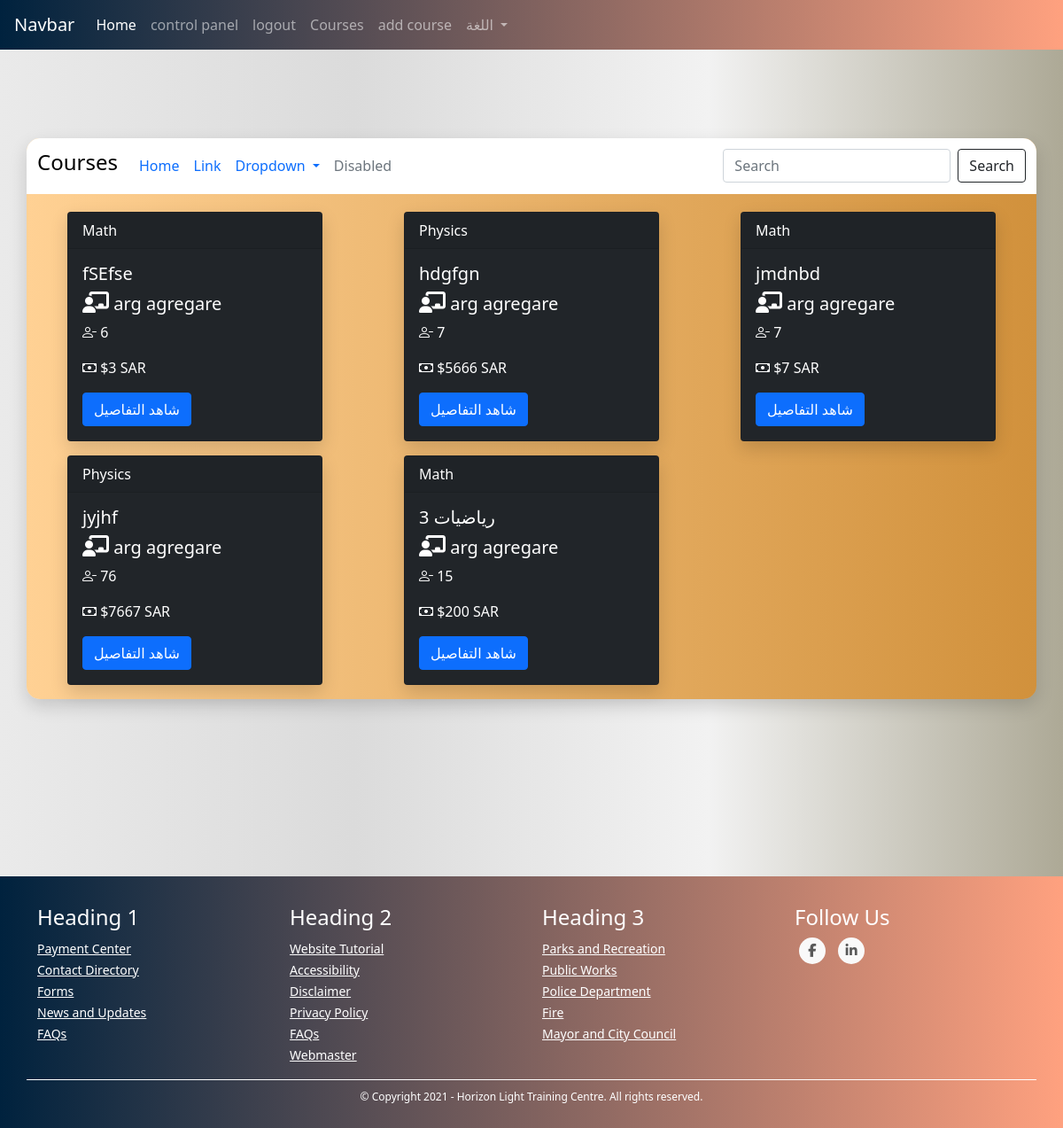
The app's page /courses (signed in), older data.
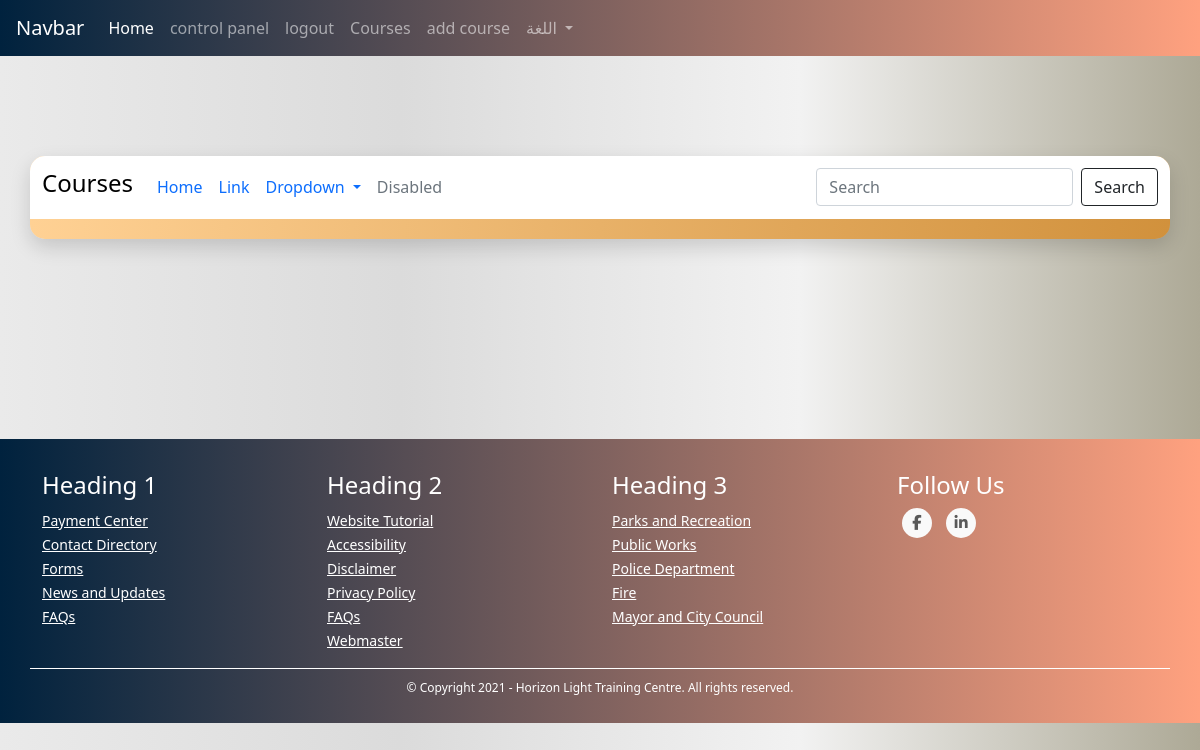
The same page, newer data.
### TUTOR/models.py (models this page shows, shortened)
class CourseModel(db.Model):
    id = db.Column(db.Integer, primary_key=True)
    name = db.Column(db.String(130), nullable=False)
    description = db.Column(db.String(1000), nullable=False)
    subject_id = db.Column(db.Integer, nullable=False)
    price = db.Column(db.Integer, nullable=False)
    min_students = db.Column(db.Integer, nullable=False)
    max_students = db.Column(db.Integer, nullable=False)
    currency = db.Column(db.String(3), nullable=False)
    began = db.Column(db.Boolean, nullable=False, default=False)
    ended = db.Column(db.Boolean, nullable=False, default=False)
    created_by_admin = db.Column(db.Boolean, nullable=False)
    creation_date = db.Column(db.DateTime, nullable=False, default=datetime.utcnow)
    tutor_data_model_id = db.Column(db.Integer, db.ForeignKey('tutor_data_model.id'),
        nullable=False)
    @property
    def number_of_participants(self):
        return len(self.students)
    @property
    def empty_seats(self):
        return self.max_students - self.number_of_participants
    @property
    def subject(self):
        return SiteSettingsModel.query.get(self.subject_id).value

class SiteSettingsModel(db.Model):
    id = db.Column(db.Integer, primary_key=True)
    name = db.Column(db.String(50), nullable=False)
    value = db.Column(db.String(50), nullable=False)
    def is_bool(self):
        return True if self.value in ("True", "true", "False", "false") else False
    @staticmethod
    def get_str_bool(string):
        return True if string in ("True", "true") else False
    @classmethod
    def get_settings_dict(cls):
        all_settings = cls.query.all()
        settings = {}
        for setting in all_settings:
            if setting.is_bool():
                settings[setting.name] = SiteSettingsModel.get_str_bool(setting.value)
            else:
                settings[setting.name] = setting.value
        return settings

class UserModel(db.Model, UserMixin):
    id = db.Column(db.Integer, primary_key=True)
    first_name = db.Column(db.String(128), nullable=False)
    last_name = db.Column(db.String(128), nullable=False)
    username = db.Column(db.String(20), unique=True, nullable=False)
    email = db.Column(db.String(256), unique=True, nullable=False)
    password = db.Column(db.String(255), nullable=False)
    user_type = db.Column(db.String(30), nullable=False)
    _gender = db.Column(db.Boolean, nullable=False, default=True)
    email_confirmation_code = db.Column(db.String(5), nullable=True)
    is_confirmed = db.Column(db.Boolean, nullable=False, default=False)
    creation_date = db.Column(db.DateTime, nullable=False, default=datetime.utcnow)
    admin_data_model = db.relationship('AdminDataModel', backref='user', uselist=False)
    tutor_data_model = db.relationship('TutorDataModel', backref='user', uselist=False)
    student_data_model = db.relationship('StudentDataModel', backref='user', uselist=False)
    @property
    def full_name(self):
        return self.first_name + " " + self.last_name

### TUTOR/COURSES/routes.py (the view)
@courses_blueprint.route("/courses")
@login_required([])
def courses():
    all_courses = CourseModel.query.all()
    return render_template("courses.html", all_courses=all_courses)

### TUTOR/COURSES/routes.py (called while the page is built)
@courses_blueprint.context_processor
def utility_processor():
    return dict(get_language_text=LngObj.get_language_text, get_current_page_language_list=LngObj.get_current_page_language_list, languages=LANGUAGES, admin_types=ADMIN_TYPES, settings=SiteSettingsModel.get_settings_dict())

### TUTOR/models.py (called while the page is built)
@login_manager.user_loader
def load_user(user_id):
    return UserModel.query.get(int(user_id))

### TUTOR/utils/utils.py (called while the page is built)
def login_required(roles=[]):
	def wrapper(fn):
		@wraps(fn)
		def decorated_view(*args, **kwargs):
			if request.method in EXEMPT_METHODS:
				return fn(*args, **kwargs)
			elif current_app.login_manager._login_disabled:
				return fn(*args, **kwargs)
			elif not current_user.is_authenticated:
				return current_app.login_manager.unauthorized()
			role = current_user.user_type
			if ( (role not in roles) and (roles != []) ):
				return current_app.login_manager.unauthorized()
			return fn(*args, **kwargs)
		return decorated_view
	return wrapper

### TUTOR/templates/courses.html (shortened to what this page needs)
{% extends "template.html" %}
{% block content %}
    <link rel="stylesheet" href="{{ url_for('static', filename='css/courses.css') }}">
    <div class="container my-cont">
        <div class="row justify-content-center my-row filter-row">
            <nav class="navbar navbar-expand-lg my-courses-nav">
                <a class="navbar-brand"><h4>Courses</h4></a>
                  <div class="collapse navbar-collapse" id="navbarSupportedContent">
                    <ul class="navbar-nav mr-auto">
                      <li class="nav-item active">
                        <a class="nav-link" href="#">Home <span class="sr-only">(current)</span></a>
                      </li>
                      <li class="nav-item">
                        <a class="nav-link" href="#">Link</a>
                      </li>
                      <li class="nav-item dropdown">
                        <a class="nav-link dropdown-toggle" href="#" id="navbarDropdown" role="button" data-toggle="dropdown" aria-haspopup="true" aria-expanded="false">
                          Dropdown
                        </a>
                      </li>
                      <li class="nav-item">
                        <a class="nav-link disabled" href="#">Disabled</a>
                      </li>
                    </ul>
                    <form class="form-inline my-2 my-lg-0">
                      <input class="form-control mr-sm-2" type="search" placeholder="Search" aria-label="Search">
                      <button class="btn btn-outline-dark my-2 my-sm-0" type="submit">Search</button>
                    </form>
                  </div>
            </nav>
        </div>
        <div class="row my-row">
            {% for course in all_courses %}
                <div class="col-sm-4 my-col content-col">
                    <div class="card text-white bg-dark mb-3 my-card" style="max-width: 18rem;">
                        <div class="card-header">{{ course.subject }}</div>
                            <div class="card-body">
                                <h5 class="card-title">{{ course.name }}</h5>
                                <h5 class="card-title"><i class='fas fa-chalkboard-teacher' style='font-size:24px'></i> {{ course.tutor.user.full_name }}</h5>
                                <p class="card-text"><i class="bi bi-person-dash"></i> {{ course.empty_seats }}</p>
                                  <p class="card-text"><i class="bi bi-cash"></i> ${{ course.price }} {{ course.currency }}</p>
                                  <a href="{{ url_for('courses_blueprint.course', course_id=course.id) }}" class="btn btn-primary">شاهد التفاصيل</a>
                        </div>
                    </div>
                </div>
            {% endfor %}
        </div>
    </div>
{% endblock %}

### TUTOR/templates/template.html (shortened to what this page needs)
<!DOCTYPE html>
<html lang="en">
<head>
    <link rel="stylesheet" href="https://maxcdn.bootstrapcdn.com/bootstrap/4.0.0/css/bootstrap.min.css">
    <link href="https://cdn.jsdelivr.net/npm/bootstrap@5.0.0-beta1/dist/css/bootstrap.min.css" rel="stylesheet">
    <link href="https://maxcdn.bootstrapcdn.com/font-awesome/4.7.0/css/font-awesome.min.css" rel="stylesheet" >
    <link rel="stylesheet" href="{{ url_for('static', filename='css/footer.css') }}">
    <link rel="stylesheet" href="{{ url_for('static', filename='css/snippets/navbar.css') }}">
    <link rel="stylesheet" href="{{ url_for('static', filename='css/global.css') }}">
    <link rel="stylesheet" href="https://cdn.jsdelivr.net/npm/bootstrap-icons@1.3.0/font/bootstrap-icons.css">
</head>
<body>
    {% if current_user.is_authenticated %}
        {% if current_user.user_type == "tutor" %}
            {% include "snippets/tutors/header.html" %}
        {% elif current_user.user_type == "student" %}
            {% include "snippets/students/header.html" %}
        {% elif current_user.user_type in admin_types %}
            {% include "snippets/admins/header.html" %}
        {% endif %}
    {% else %}
        {% include "snippets/header.html" %}
    {% endif %}
    {% block content %}
    {% endblock %}
  {% include "snippets/footer.html" %}
</body>
</html>

### TUTOR/templates/snippets/admins/header.html (shortened to what this page needs)
<nav class="navbar navbar-expand-lg navbar-dark my-navbar">
    <a class="navbar-brand" href="#">Navbar</a>
    <div class="collapse navbar-collapse" id="navbarNav">
      <ul class="navbar-nav">
        <li class="nav-item active">
            <a class="nav-link" href="{{ url_for('main_blueprint.home') }}">Home</a>
          </li>
          <li class="nav-item">
            <a class="nav-link" href="{{ url_for('admins_blueprint.control_panel') }}">control panel</a>
          </li>
        <li class="nav-item">
            <a class="nav-link" href="{{ url_for('users_blueprint.logout') }}">logout</a>
          </li>
        <li class="nav-item">
            <a class="nav-link" href="{{ url_for('courses_blueprint.courses') }}">Courses</a>
        </li>
        <li class="nav-item">
            <a class="nav-link" href="{{ url_for('admins_blueprint.add_course') }}">add course</a>
        </li>
        {% include "snippets/language_select_bootstrap.html" %}
      </ul>
    </div>
  </nav>

### TUTOR/templates/snippets/language_select_bootstrap.html (shortened to what this page needs)
<li class="nav-item dropdown">
    <a class="nav-link dropdown-toggle" href="#" id="navbarDropdown" role="button" data-toggle="dropdown" aria-haspopup="true" aria-expanded="false">
      اللغة
    </a>
  </li>

### TUTOR/templates/snippets/footer.html (shortened to what this page needs)
<link rel="stylesheet" href="{{ url_for('static', filename='css/footer.css') }}">
<footer class="mainfooter" role="contentinfo">
    <div class="footer-middle">
    <div class="container">
      <div class="row">
        <div class="col-md-3 col-sm-6">
          <div class="footer-pad">
            <h4>Heading 1</h4>
            <ul class="list-unstyled">
              <li><a href="#">Payment Center</a></li>
              <li><a href="#">Contact Directory</a></li>
              <li><a href="#">Forms</a></li>
              <li><a href="#">News and Updates</a></li>
              <li><a href="#">FAQs</a></li>
            </ul>
          </div>
        </div>
        <div class="col-md-3 col-sm-6">
          <div class="footer-pad">
            <h4>Heading 2</h4>
            <ul class="list-unstyled">
              <li><a href="#">Website Tutorial</a></li>
              <li><a href="#">Accessibility</a></li>
              <li><a href="#">Disclaimer</a></li>
              <li><a href="#">Privacy Policy</a></li>
              <li><a href="#">FAQs</a></li>
              <li><a href="#">Webmaster</a></li>
            </ul>
          </div>
        </div>
        <div class="col-md-3 col-sm-6">
          <div class="footer-pad">
            <h4>Heading 3</h4>
            <ul class="list-unstyled">
              <li><a href="#">Parks and Recreation</a></li>
              <li><a href="#">Public Works</a></li>
              <li><a href="#">Police Department</a></li>
              <li><a href="#">Fire</a></li>
              <li><a href="#">Mayor and City Council</a></li>
            </ul>
          </div>
        </div>
          <div class="col-md-3">
              <h4>Follow Us</h4>
              <ul class="social-network social-circle">
               <li><a href="#" class="icoFacebook" title="Facebook"><i class="fa fa-facebook"></i></a></li>
               <li><a href="#" class="icoLinkedin" title="Linkedin"><i class="fa fa-linkedin"></i></a></li>
              </ul>
          </div>
      </div>
      <div class="row">
          <div class="col-md-12 copy">
              <p class="text-center">&copy; Copyright 2021 - Horizon Light Training Centre.  All rights reserved.</p>
          </div>
      </div>
    </div>
    </div>
  </footer>

### TUTOR/static/css/footer.css (style rules this page uses)
footer { bottom: 0; left: 0; right: 0; background: #FFA17F; background: -webkit-linear-gradient(to right, #00223E, #FFA17F); background: linear-gradient(to right, #00223E, #FFA17F); color: white; clear: both; }
footer a { color: #fff; font-size: 14px; transition-duration: 0.2s; }
.copy { font-size: 12px; padding: 10px; border-top: 1px solid #FFFFFF; }
.footer-middle { padding-top: 2em; color: white; }
ul.social-network { list-style: none; display: inline; margin-left: 0 !important; padding: 0; }
ul.social-network li { display: inline; margin: 0 5px; }
.social-circle li a { display: inline-block; position: relative; margin: 0 auto 0 auto; -moz-border-radius: 50%; -webkit-border-radius: 50%; border-radius: 50%; text-align: center; width: 30px; height: 30px; font-size: 15px; }
.social-circle li i { margin: 0; line-height: 30px; text-align: center; }
.social-circle i { color: #595959; -webkit-transition: all 0.8s; -moz-transition: all 0.8s; -o-transition: all 0.8s; -ms-transition: all 0.8s; transition: all 0.8s; }
.social-network a { background-color: #F9F9F9; }

### TUTOR/static/css/snippets/navbar.css (style rules this page uses)
.my-navbar { background: #FFA17F; background: -webkit-linear-gradient(to right, #00223E, #FFA17F); background: linear-gradient(to right, #00223E, #FFA17F); }

### TUTOR/static/css/global.css (style rules this page uses)
body { background: #ADA996; background: -webkit-linear-gradient(to right, #EAEAEA, #DBDBDB, #F2F2F2, #ADA996); background: linear-gradient(to right, #EAEAEA, #DBDBDB, #F2F2F2, #ADA996); }

### TUTOR/static/css/courses.css (style rules this page uses)
.my-courses-nav { border-top-right-radius: 15px; border-top-left-radius: 15px; background-color: white; color: black; }
.my-cont { border-radius: 15px; background: #D1913C; background: -webkit-linear-gradient(to right, #FFD194, #D1913C); background: linear-gradient(to right, #FFD194, #D1913C); -webkit-box-shadow: 0px 8px 20px 0px rgba(0, 0, 0, 0.15); -moz-box-shadow: 0px 8px 20px 0px rgba(0, 0, 0, 0.15); box-shadow: 0px 8px 20px 0px rgba(0, 0, 0, 0.15); margin-top: 100px; margin-bottom: 200px; }
.filter-row { border-radius: 15px; color: black; margin-bottom: 20px; }

Row changes from the older to the newer data that the page shows:
removed CourseModel: subject "Math", name "fSEfse", tutor.user.full_name "arg agregare", empty_seats "6", price "3", currency "SAR"
removed CourseModel: subject "Physics", name "hdgfgn", tutor.user.full_name "arg agregare", empty_seats "7", price "5666", currency "SAR"
removed CourseModel: subject "Math", name "jmdnbd", tutor.user.full_name "arg agregare", empty_seats "7", price "7", currency "SAR"
removed CourseModel: subject "Physics", name "jyjhf", tutor.user.full_name "arg agregare", empty_seats "76", price "7667", currency "SAR"
removed CourseModel: subject "Math", name "رياضيات 3", tutor.user.full_name "arg agregare", empty_seats "15", price "200", currency "SAR"
